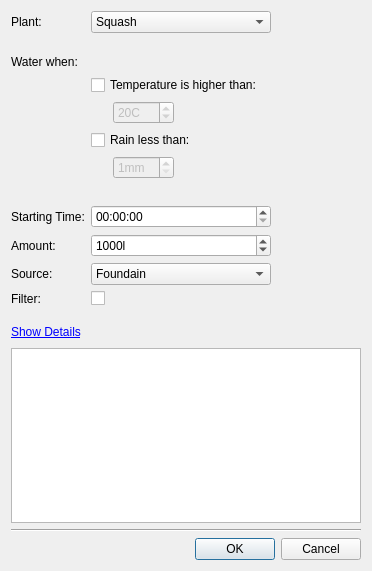
<?xml version="1.0" encoding="UTF-8"?>
<ui version="4.0">
 <class>WateringConfigDialog</class>
 <widget class="QDialog" name="WateringConfigDialog">
  <property name="geometry">
   <rect>
    <x>0</x>
    <y>0</y>
    <width>372</width>
    <height>571</height>
   </rect>
  </property>
  <property name="windowTitle">
   <string>Watering Configuration</string>
  </property>
  <layout class="QVBoxLayout">
   <item>
    <layout class="QGridLayout">
     <item row="0" column="0">
      <widget class="QLabel" name="label_3">
       <property name="text">
        <string>Plant:</string>
       </property>
      </widget>
     </item>
     <item row="0" column="1" colspan="3">
      <widget class="QComboBox" name="plantComboBox">
       <property name="sizePolicy">
        <sizepolicy hsizetype="Preferred" vsizetype="Fixed">
         <horstretch>0</horstretch>
         <verstretch>0</verstretch>
        </sizepolicy>
       </property>
       <item>
        <property name="text">
         <string>Squash</string>
        </property>
       </item>
       <item>
        <property name="text">
         <string>Bean</string>
        </property>
       </item>
       <item>
        <property name="text">
         <string>Carrot</string>
        </property>
       </item>
       <item>
        <property name="text">
         <string>Strawberry</string>
        </property>
       </item>
       <item>
        <property name="text">
         <string>Raspberry</string>
        </property>
       </item>
       <item>
        <property name="text">
         <string>Blueberry</string>
        </property>
       </item>
      </widget>
     </item>
     <item row="1" column="0">
      <spacer>
       <property name="orientation">
        <enum>Qt::Orientation::Vertical</enum>
       </property>
       <property name="sizeType">
        <enum>QSizePolicy::Policy::Fixed</enum>
       </property>
       <property name="sizeHint" stdset="0">
        <size>
         <width>67</width>
         <height>16</height>
        </size>
       </property>
      </spacer>
     </item>
     <item row="2" column="0">
      <widget class="QLabel" name="label_2">
       <property name="text">
        <string>Water when:</string>
       </property>
      </widget>
     </item>
     <item row="3" column="1" colspan="3">
      <widget class="QCheckBox" name="temperatureCheckBox">
       <property name="text">
        <string>Temperature is higher than:</string>
       </property>
      </widget>
     </item>
     <item row="4" column="1">
      <spacer>
       <property name="orientation">
        <enum>Qt::Orientation::Horizontal</enum>
       </property>
       <property name="sizeType">
        <enum>QSizePolicy::Policy::Fixed</enum>
       </property>
       <property name="sizeHint" stdset="0">
        <size>
         <width>16</width>
         <height>20</height>
        </size>
       </property>
      </spacer>
     </item>
     <item row="4" column="2">
      <widget class="QSpinBox" name="temperatureSpinBox">
       <property name="enabled">
        <bool>false</bool>
       </property>
       <property name="specialValueText">
        <string/>
       </property>
       <property name="suffix">
        <string>C</string>
       </property>
       <property name="minimum">
        <number>10</number>
       </property>
       <property name="maximum">
        <number>60</number>
       </property>
       <property name="value">
        <number>20</number>
       </property>
      </widget>
     </item>
     <item row="4" column="3">
      <spacer>
       <property name="orientation">
        <enum>Qt::Orientation::Horizontal</enum>
       </property>
       <property name="sizeHint" stdset="0">
        <size>
         <width>40</width>
         <height>20</height>
        </size>
       </property>
      </spacer>
     </item>
     <item row="5" column="1" colspan="3">
      <widget class="QCheckBox" name="rainCheckBox">
       <property name="text">
        <string>Rain less than:</string>
       </property>
      </widget>
     </item>
     <item row="6" column="1">
      <spacer>
       <property name="orientation">
        <enum>Qt::Orientation::Horizontal</enum>
       </property>
       <property name="sizeType">
        <enum>QSizePolicy::Policy::Fixed</enum>
       </property>
       <property name="sizeHint" stdset="0">
        <size>
         <width>16</width>
         <height>20</height>
        </size>
       </property>
      </spacer>
     </item>
     <item row="6" column="2">
      <widget class="QSpinBox" name="rainSpinBox">
       <property name="enabled">
        <bool>false</bool>
       </property>
       <property name="specialValueText">
        <string/>
       </property>
       <property name="suffix">
        <string>mm</string>
       </property>
       <property name="minimum">
        <number>1</number>
       </property>
      </widget>
     </item>
     <item row="6" column="3">
      <spacer>
       <property name="orientation">
        <enum>Qt::Orientation::Horizontal</enum>
       </property>
       <property name="sizeHint" stdset="0">
        <size>
         <width>40</width>
         <height>20</height>
        </size>
       </property>
      </spacer>
     </item>
     <item row="7" column="2">
      <spacer>
       <property name="orientation">
        <enum>Qt::Orientation::Vertical</enum>
       </property>
       <property name="sizeType">
        <enum>QSizePolicy::Policy::Fixed</enum>
       </property>
       <property name="sizeHint" stdset="0">
        <size>
         <width>20</width>
         <height>20</height>
        </size>
       </property>
      </spacer>
     </item>
     <item row="8" column="0">
      <widget class="QLabel" name="label">
       <property name="text">
        <string>Starting Time:</string>
       </property>
      </widget>
     </item>
     <item row="8" column="1" colspan="3">
      <widget class="QTimeEdit" name="startTimeEdit"/>
     </item>
     <item row="9" column="0">
      <widget class="QLabel" name="label_4">
       <property name="text">
        <string>Amount:</string>
       </property>
      </widget>
     </item>
     <item row="9" column="1" colspan="3">
      <widget class="QSpinBox" name="amountSpinBox">
       <property name="suffix">
        <string>l</string>
       </property>
       <property name="minimum">
        <number>100</number>
       </property>
       <property name="maximum">
        <number>10000</number>
       </property>
       <property name="singleStep">
        <number>100</number>
       </property>
       <property name="value">
        <number>1000</number>
       </property>
      </widget>
     </item>
     <item row="10" column="0">
      <widget class="QLabel" name="label_5">
       <property name="text">
        <string>Source:</string>
       </property>
      </widget>
     </item>
     <item row="10" column="1" colspan="3">
      <widget class="QComboBox" name="sourceComboBox">
       <item>
        <property name="text">
         <string>Foundain</string>
        </property>
       </item>
       <item>
        <property name="text">
         <string>River</string>
        </property>
       </item>
       <item>
        <property name="text">
         <string>Lake</string>
        </property>
       </item>
       <item>
        <property name="text">
         <string>Public Water System</string>
        </property>
       </item>
      </widget>
     </item>
     <item row="11" column="0">
      <widget class="QLabel" name="label_6">
       <property name="text">
        <string>Filter:</string>
       </property>
      </widget>
     </item>
     <item row="11" column="1" colspan="2">
      <widget class="QCheckBox" name="filterCheckBox">
       <property name="text">
        <string/>
       </property>
      </widget>
     </item>
     <item row="12" column="0">
      <spacer>
       <property name="orientation">
        <enum>Qt::Orientation::Vertical</enum>
       </property>
       <property name="sizeType">
        <enum>QSizePolicy::Policy::Fixed</enum>
       </property>
       <property name="sizeHint" stdset="0">
        <size>
         <width>20</width>
         <height>10</height>
        </size>
       </property>
      </spacer>
     </item>
     <item row="4" column="4">
      <spacer>
       <property name="orientation">
        <enum>Qt::Orientation::Horizontal</enum>
       </property>
       <property name="sizeHint" stdset="0">
        <size>
         <width>40</width>
         <height>20</height>
        </size>
       </property>
      </spacer>
     </item>
    </layout>
   </item>
   <item>
    <layout class="QGridLayout">
     <item row="0" column="1">
      <spacer>
       <property name="orientation">
        <enum>Qt::Orientation::Horizontal</enum>
       </property>
       <property name="sizeHint" stdset="0">
        <size>
         <width>40</width>
         <height>20</height>
        </size>
       </property>
      </spacer>
     </item>
     <item row="1" column="0" colspan="2">
      <widget class="HelpBrowser" name="helpBrowser"/>
     </item>
     <item row="0" column="0">
      <widget class="QLabel" name="helpLabel">
       <property name="text">
        <string>&lt;a href=&quot;test&quot;&gt;Show Details&lt;/a&gt;</string>
       </property>
      </widget>
     </item>
    </layout>
   </item>
   <item>
    <widget class="Line" name="line">
     <property name="orientation">
      <enum>Qt::Orientation::Horizontal</enum>
     </property>
    </widget>
   </item>
   <item>
    <widget class="QDialogButtonBox" name="buttonBox">
     <property name="orientation">
      <enum>Qt::Orientation::Horizontal</enum>
     </property>
     <property name="standardButtons">
      <set>QDialogButtonBox::StandardButton::Cancel|QDialogButtonBox::StandardButton::Ok</set>
     </property>
    </widget>
   </item>
  </layout>
 </widget>
 <customwidgets>
  <customwidget>
   <class>HelpBrowser</class>
   <extends>QTextBrowser</extends>
   <header>helpbrowser.h</header>
  </customwidget>
 </customwidgets>
 <resources/>
 <connections>
  <connection>
   <sender>buttonBox</sender>
   <signal>accepted()</signal>
   <receiver>WateringConfigDialog</receiver>
   <slot>accept()</slot>
   <hints>
    <hint type="sourcelabel">
     <x>227</x>
     <y>372</y>
    </hint>
    <hint type="destinationlabel">
     <x>157</x>
     <y>274</y>
    </hint>
   </hints>
  </connection>
  <connection>
   <sender>buttonBox</sender>
   <signal>rejected()</signal>
   <receiver>WateringConfigDialog</receiver>
   <slot>reject()</slot>
   <hints>
    <hint type="sourcelabel">
     <x>286</x>
     <y>378</y>
    </hint>
    <hint type="destinationlabel">
     <x>286</x>
     <y>274</y>
    </hint>
   </hints>
  </connection>
  <connection>
   <sender>temperatureCheckBox</sender>
   <signal>toggled(bool)</signal>
   <receiver>temperatureSpinBox</receiver>
   <slot>setEnabled(bool)</slot>
   <hints>
    <hint type="sourcelabel">
     <x>132</x>
     <y>101</y>
    </hint>
    <hint type="destinationlabel">
     <x>132</x>
     <y>125</y>
    </hint>
   </hints>
  </connection>
  <connection>
   <sender>rainCheckBox</sender>
   <signal>toggled(bool)</signal>
   <receiver>rainSpinBox</receiver>
   <slot>setEnabled(bool)</slot>
   <hints>
    <hint type="sourcelabel">
     <x>110</x>
     <y>154</y>
    </hint>
    <hint type="destinationlabel">
     <x>113</x>
     <y>169</y>
    </hint>
   </hints>
  </connection>
 </connections>
</ui>
